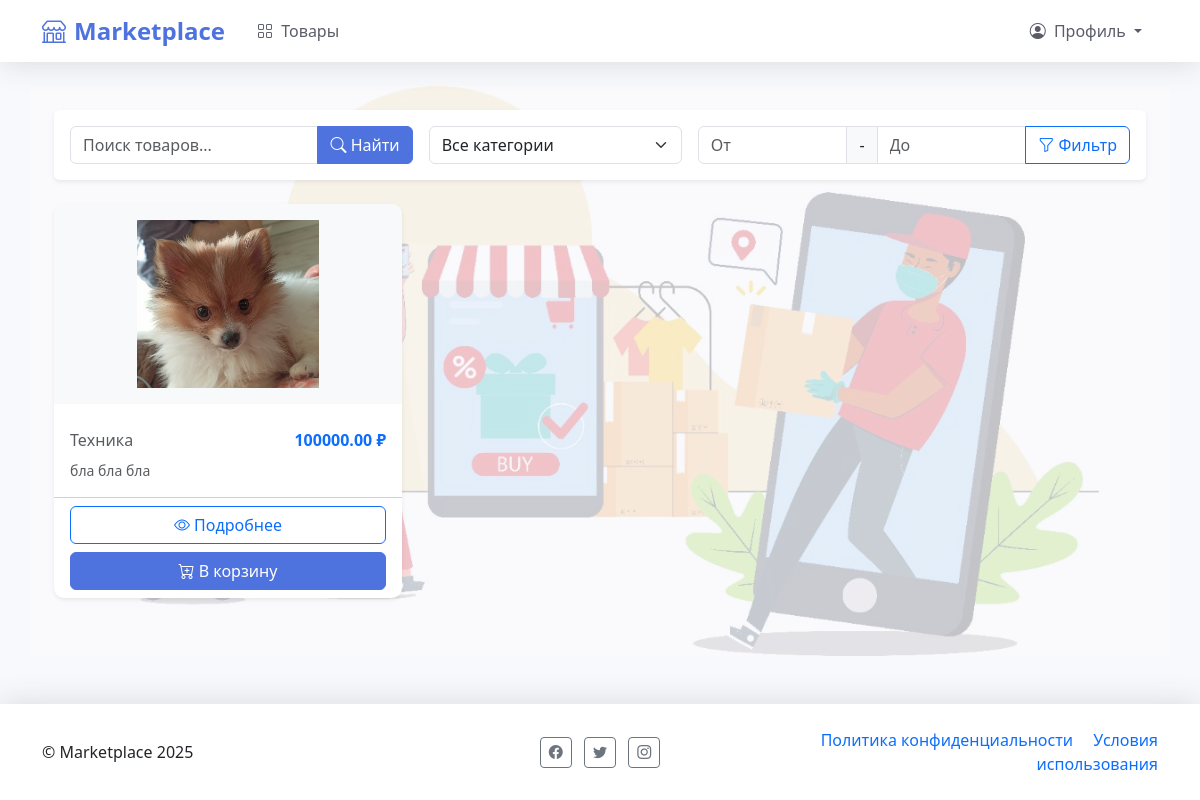
Screenshot of /products/ (signed in) with the database file from the repository.
### core/models.py (models this page shows, shortened)
class Product(models.Model):
    seller = models.ForeignKey(User, on_delete=models.CASCADE)
    category = models.ForeignKey(Category, on_delete=models.SET_NULL, null=True)
    title = models.CharField(max_length=200)
    description = models.TextField()
    price = models.DecimalField(max_digits=10, decimal_places=2)
    image = models.ImageField(upload_to='products/')
    created_at = models.DateTimeField(auto_now_add=True)
    updated_at = models.DateTimeField(auto_now=True)
    is_active = models.BooleanField(default=True)

class Category(models.Model):
    name = models.CharField(max_length=100)

### core/views.py (the view)
# urls.py: path('products/', ProductListView.as_view(), name='product-list'),
class ProductListView(ListView):
    model = Product
    template_name = 'core/product_list.html'
    context_object_name = 'products'
    paginate_by = 10
    ordering = ['-created_at']  # Сортировка по умолчанию
    def get_queryset(self):
        queryset = super().get_queryset().filter(is_active=True)
        search_query = self.request.GET.get('search')
        if search_query:
            queryset = queryset.filter(
                Q(title__icontains=search_query) |
                Q(description__icontains=search_query)
            )
        category_id = self.request.GET.get('category')
        if category_id:
            queryset = queryset.filter(category_id=category_id)
        min_price = self.request.GET.get('min_price')
        max_price = self.request.GET.get('max_price')
        if min_price:
            queryset = queryset.filter(price__gte=min_price)
        if max_price:
            queryset = queryset.filter(price__lte=max_price)
        return queryset
    def get_context_data(self, **kwargs):
        context = super().get_context_data(**kwargs)
        context['categories'] = Category.objects.all()
        return context

### cart/context_processors.py (called while the page is built)
def cart(request):
    if request.user.is_authenticated:
        cart, created = Cart.objects.get_or_create(user=request.user)
        return {'cart': cart}
    return {'cart': None}

### core/templates/core/product_list.html (shortened to what this page needs)
{% extends 'core/base.html' %}
{% block content %}
<div class="container mt-4">
    <div class="card mb-4 shadow-sm">
        <div class="card-body">
            <form method="get" class="row g-3">
                <div class="col-md-4">
                    <div class="input-group">
                        <input type="text" name="search" class="form-control"
                               placeholder="Поиск товаров..." value="{{ request.GET.search }}">
                        <button type="submit" class="btn btn-primary">
                            <i class="bi bi-search"></i> Найти
                        </button>
                    </div>
                </div>
                <div class="col-md-3">
                    <select name="category" class="form-select" onchange="this.form.submit()">
                        <option value="">Все категории</option>
                    </select>
                </div>
                <div class="col-md-5">
                    <div class="input-group">
                        <input type="number" name="min_price" class="form-control"
                               placeholder="От" value="{{ request.GET.min_price }}">
                        <span class="input-group-text">-</span>
                        <input type="number" name="max_price" class="form-control"
                               placeholder="До" value="{{ request.GET.max_price }}">
                        <button type="submit" class="btn btn-outline-primary">
                            <i class="bi bi-funnel"></i> Фильтр
                        </button>
                    </div>
                </div>
            </form>
        </div>
    </div>
    <div class="row row-cols-1 row-cols-md-2 row-cols-lg-3 g-4">
        {% for product in products %}
        <div class="col">
            <div class="card h-100 product-card shadow-sm">
                <img src="{{ product.image.url }}" class="card-img-top p-3" alt="{{ product.name }}"
                     style="height: 200px; object-fit: contain; background: #f8f9fa;">
                <div class="card-body">
                    <div class="d-flex justify-content-between align-items-center mb-2">
                        <span class="text-muted">{{ product.category.name }}</span>
                        <span class="fw-bold text-primary">{{ product.price }} ₽</span>
                    </div>
                    <p class="card-text text-muted small">{{ product.description|truncatechars:100 }}</p>
                </div>
                <div class="card-footer bg-transparent">
                    <div class="d-grid gap-2">
                        <a href="{% url 'product-detail' product.id %}" class="btn btn-outline-primary">
                            <i class="bi bi-eye"></i> Подробнее
                        </a>
                        <button class="btn btn-primary add-to-cart" data-product-id="{{ product.id }}">
                            <i class="bi bi-cart-plus"></i> В корзину
                        </button>
                    </div>
                </div>
            </div>
        </div>
        {% endfor %}
    </div>
</div>
{% endblock %}

### core/templates/core/base.html (style rules this page uses)
:root { --primary-color: #4e73df; --secondary-color: #f8f9fa; --accent-color: #2e59d9; --dark-color: #5a5c69; }
body { display: flex; flex-direction: column; min-height: 100vh; background-color: #f8f9fc; }
.btn-primary { background-color: var(--primary-color); border-color: var(--primary-color); }
.card { border: none; border-radius: 0.35rem; box-shadow: 0 0.15rem 1.75rem 0 rgba(58, 59, 69, 0.1); transition: transform 0.3s, box-shadow 0.3s; }

### core/templates/core/product_list.html (style rules this page uses)
.product-card { transition: all 0.3s ease; border-radius: 10px; overflow: hidden; border: none; }
.card-img-top { transition: all 0.3s ease; }

### rows the page displays
Product: image (picture), category.name "Техника", price "100000.00", description "бла бла бла"
